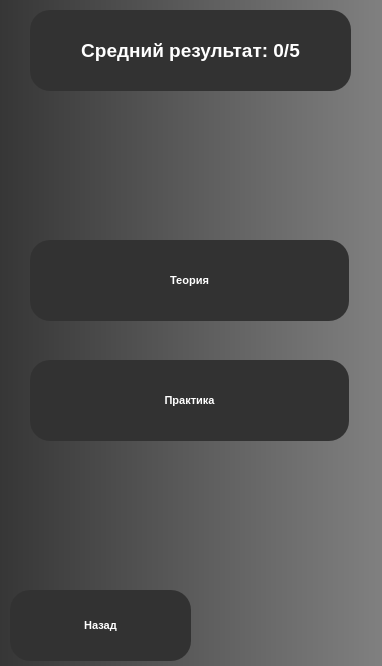
<?xml version="1.0" encoding="UTF-8"?>
<ui version="4.0">
 <class>MainWindow</class>
 <widget class="QMainWindow" name="MainWindow">
  <property name="geometry">
   <rect>
    <x>0</x>
    <y>0</y>
    <width>382</width>
    <height>666</height>
   </rect>
  </property>
  <property name="windowTitle">
   <string>MyTenses</string>
  </property>
  <widget class="QWidget" name="centralwidget">
   <property name="font">
    <font>
     <pointsize>8</pointsize>
    </font>
   </property>
   <property name="styleSheet">
    <string notr="true">QWidget
{
    color: #aaa;
   background-color: qlineargradient(spread:pad, x1:0, y1:0, x2:1, y2:0, stop:0 rgb(54, 54, 54), stop:1 rgb(128, 128, 128));
}

QPushButton
{
    color: rgb(255, 255, 255);
	background-color: #323232;
    width: 75px;
    height: 50px;
	border-radius: 20px;
	font: 75 25pt &quot;Microsoft YaHei UI&quot;;
	font-weight: bold;
}

QPushButton:hover
{
    background-color: silver;
}

QLabel
{
	color: rgb(255, 255, 255);
	background-color: #323232;
    border-radius: 20px;
	font: &quot;Microsoft YaHei UI&quot;;
	font-weight: bold;
}
</string>
   </property>
   <widget class="QPushButton" name="pushButton">
    <property name="geometry">
     <rect>
      <x>30</x>
      <y>240</y>
      <width>319</width>
      <height>81</height>
     </rect>
    </property>
    <property name="text">
     <string>Теория</string>
    </property>
   </widget>
   <widget class="QPushButton" name="pushButton_2">
    <property name="geometry">
     <rect>
      <x>30</x>
      <y>360</y>
      <width>319</width>
      <height>81</height>
     </rect>
    </property>
    <property name="text">
     <string>Практика</string>
    </property>
   </widget>
   <widget class="QPushButton" name="pushButton_3">
    <property name="geometry">
     <rect>
      <x>10</x>
      <y>590</y>
      <width>181</width>
      <height>71</height>
     </rect>
    </property>
    <property name="text">
     <string>Назад</string>
    </property>
   </widget>
   <widget class="QLabel" name="label">
    <property name="geometry">
     <rect>
      <x>30</x>
      <y>10</y>
      <width>321</width>
      <height>81</height>
     </rect>
    </property>
    <property name="font">
     <font>
      <pointsize>14</pointsize>
      <weight>75</weight>
      <italic>false</italic>
      <bold>true</bold>
     </font>
    </property>
    <property name="text">
     <string>Средний результат: 0/5</string>
    </property>
    <property name="alignment">
     <set>Qt::AlignCenter</set>
    </property>
   </widget>
  </widget>
 </widget>
 <resources/>
 <connections/>
</ui>
